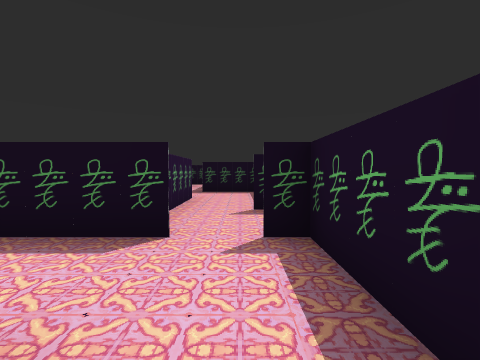
[1] (above)

20 first-person views from a walk through a Godot game level. The camera is 1.4 m above the floor, tilts 2° down and sees 85° across. The floor is counted in squares, 2 m on a side. Each view is taken from the middle of a square. On the plan, view 1 faces up. The plan holds only what a view shows up to about 9 squares ahead; the rest is blank. Characters and animated objects are left out. Door leaves are left out where a doorway can be walked through. Some surface patterns are stand-ins.

[2]
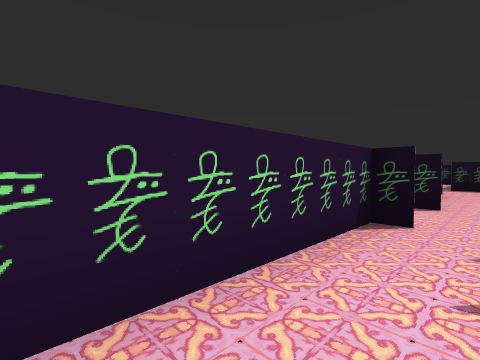

[3]
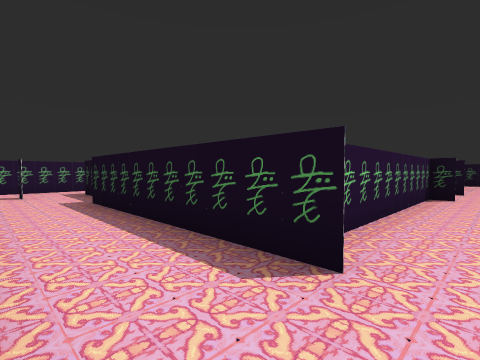

[4]
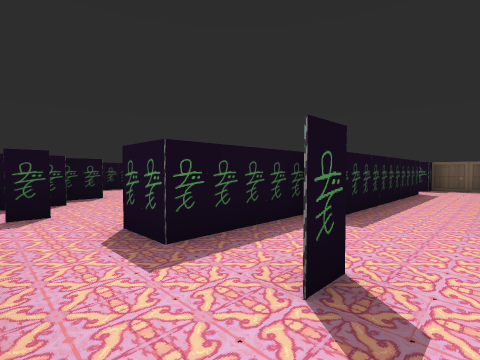

[5]
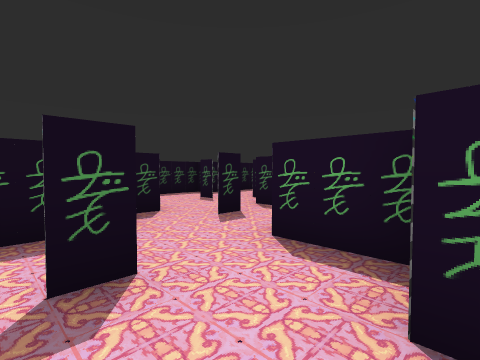

[6]
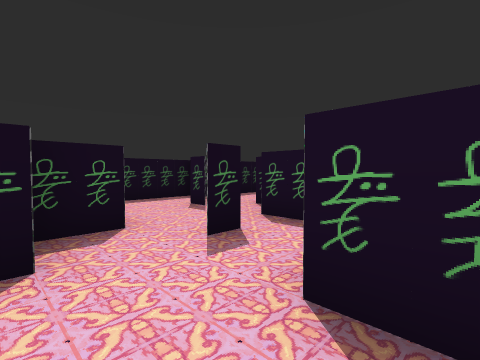

[7]
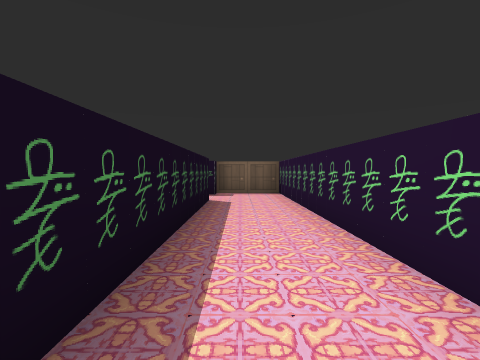

[8]
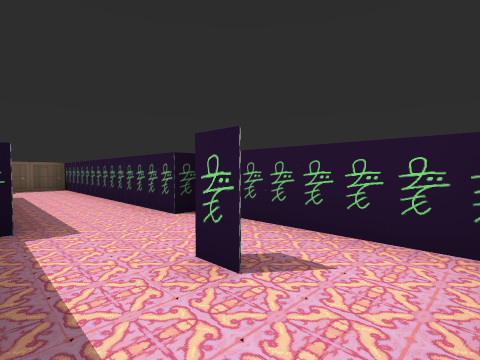

[9]
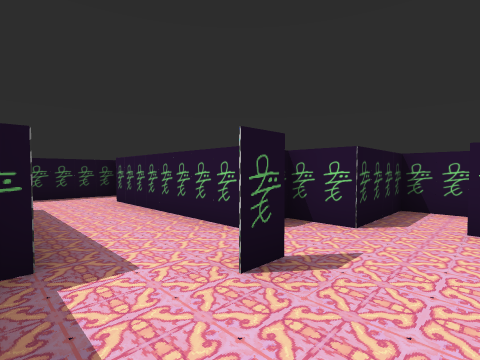

[10]
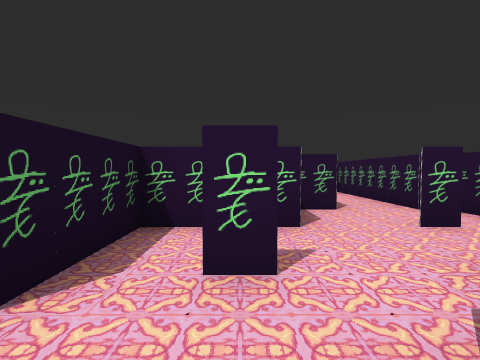

[11]
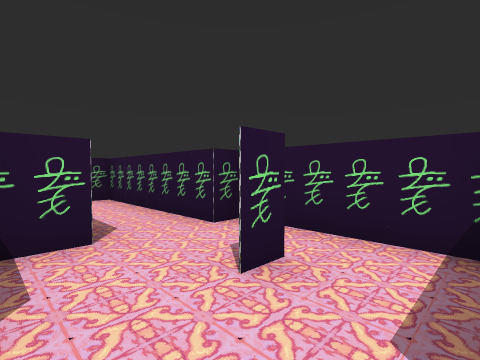

[12]
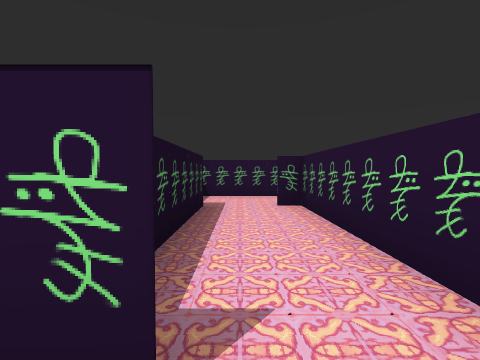

[13]
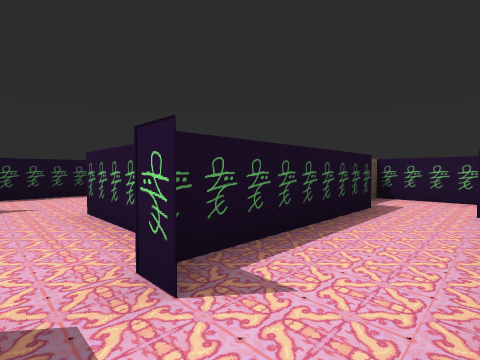

[14]
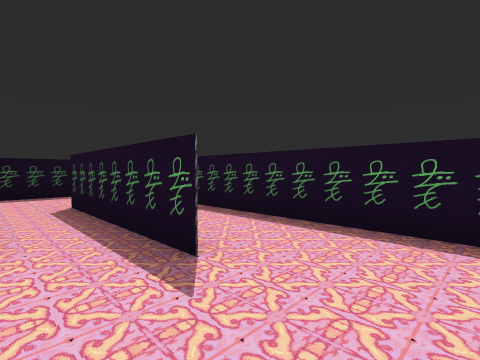

[15]
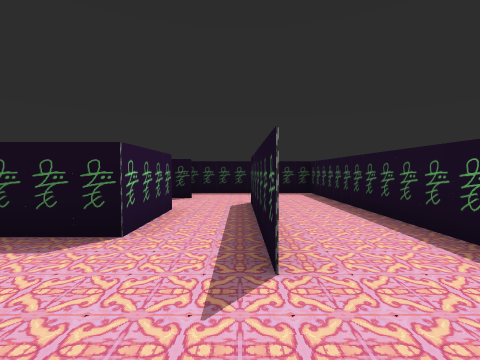

[16]
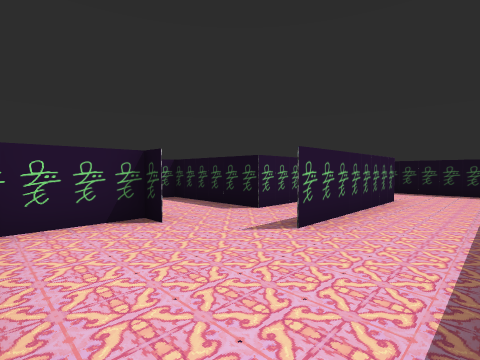

[17]
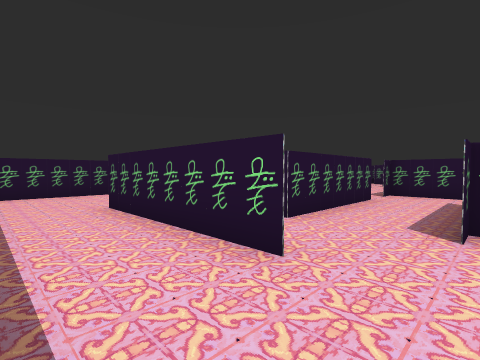

[18]
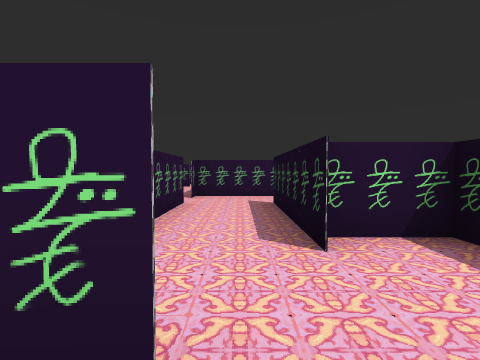

[19]
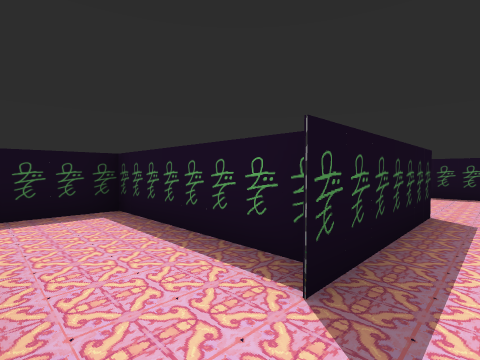

[20]
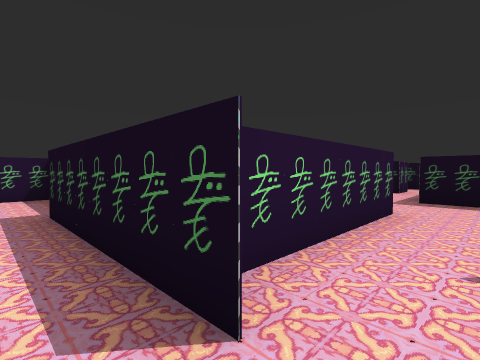

### Floor plan
Points are (right, up) in squares from view 1. A wall is a line through its corners. A room is listed if a view was taken in it or the views show most of it. See-through windows are left out.
Room 1 (views 1, 2, 12, 13)
walls: (0.2, -0.8) (0.9, -0.8); (-0.6, 0.7) (-1.2, 0.7) (-1.2, -5.3) (-0.8, -5.3); (0.7, -5.3) (0.7, -0.8)
ways out: opening at (0, -5) to room 2; opening at (0, 1) to room 2; opening at (1, 0) to room 3
Room 2 (views 3, 4, 5, 6, 7, 8, 9, 10, 11, 20)
walls: (-7.4, -0.8) (-6.8, -0.8) (-7.2, -0.8); (-7.6, 0.2) (-8.6, 0.2); (-6.2, -4.8) (-8.8, -4.8) (-8.8, -3.7) (-7.8, -3.7) (-7.8, -2.2) (-5.8, -2.2) (-5.8, -0.2) (-4.8, -0.2) (-4.8, 0.8) (-0.8, 0.8); (-8.6, -0.8) (-9.9, -0.8); (-5.8, 1.1) (-5.8, 1.8); (-9.1, -2.3) (-9.8, -2.3); (-9.9, -2.2) (-9.2, -2.2); (-8.1, -6.3) (-8.8, -6.3); (-10.7, -1) (-10.7, -3.7) (-10.2, -3.7) (-10.2, -7.7) (-7.2, -7.7); (-8.8, -6.2) (-8.2, -6.2); (-7.7, 3.2) (-7.7, 2.2); (-6.3, -7.8) (-6.3, -7.2) (1.3, -7.2) (1.3, -5.3); (-0.6, -5.3) (-6.2, -5.3); (0.7, 0.2) (0.7, 2.7) (0.2, 2.7); (-0.6, 2.7) (-4.8, 2.7) (-4.8, 3.2) (-6.6, 3.2)
ways out: opening at (0, -5) to room 1; opening at (0, 1) to room 1; opening at (0, 2) to room 3; door at (1.5, -6.5)
Room 3 (views 14, 15, 16, 17, 18, 19)
walls: (5.3, 3.9) (5.3, -0.2); (5.2, -0.4) (5.2, 3.8); (3.9, 4.7) (0.2, 4.7); (3.8, -1.3) (3.3, -1.3) (3.3, -2.9); (1.9, -1.2) (3.8, -1.2); (0.1, 2.8) (3.8, 2.8) (3.8, 0.7) (0.8, 0.7); (0.7, 5) (0.7, 8.7) (-1.4, 8.7); (4.2, -3.2) (6.8, -3.2); (7.2, -2.2) (7.2, 6.2) (3.3, 6.2) (3.3, 4.8) (3.8, 4.8); (-1.2, 6.9) (-1.2, 2.8) (-0.8, 2.8)
ways out: opening at (1, 0) to room 1; opening at (0, 2) to room 2; door at (-1, 7.5)

Where each view was taken, in squares from view 1:
view 1: 0 up, 0 right, facing up
view 2: 3 down, 0 right, facing up-left
view 3: 7 down, 0 right, facing up-left
view 4: 7 down, 10 left, facing up-right
view 5: 4 down, 10 left, facing up-right
view 6: 3 down, 9 left, facing up-right
view 7: 6 down, 7 left, facing right
view 8: 5 down, 10 left, facing down-right
view 9: 3 up, 7 left, facing down-right
view 10: 1 up, 7 left, facing down
view 11: 1 down, 8 left, facing down-left
view 12: 0 up, 0 right, facing down
view 13: 0 up, 1 left, facing down-right
view 14: 2 down, 4 right, facing up-right
view 15: 2 down, 5 right, facing up
view 16: 3 down, 7 right, facing up-left
view 17: 5 up, 7 right, facing down-left
view 18: 4 up, 6 right, facing left
view 19: 4 up, 1 left, facing up-right
view 20: 2 up, 0 right, facing up-left
